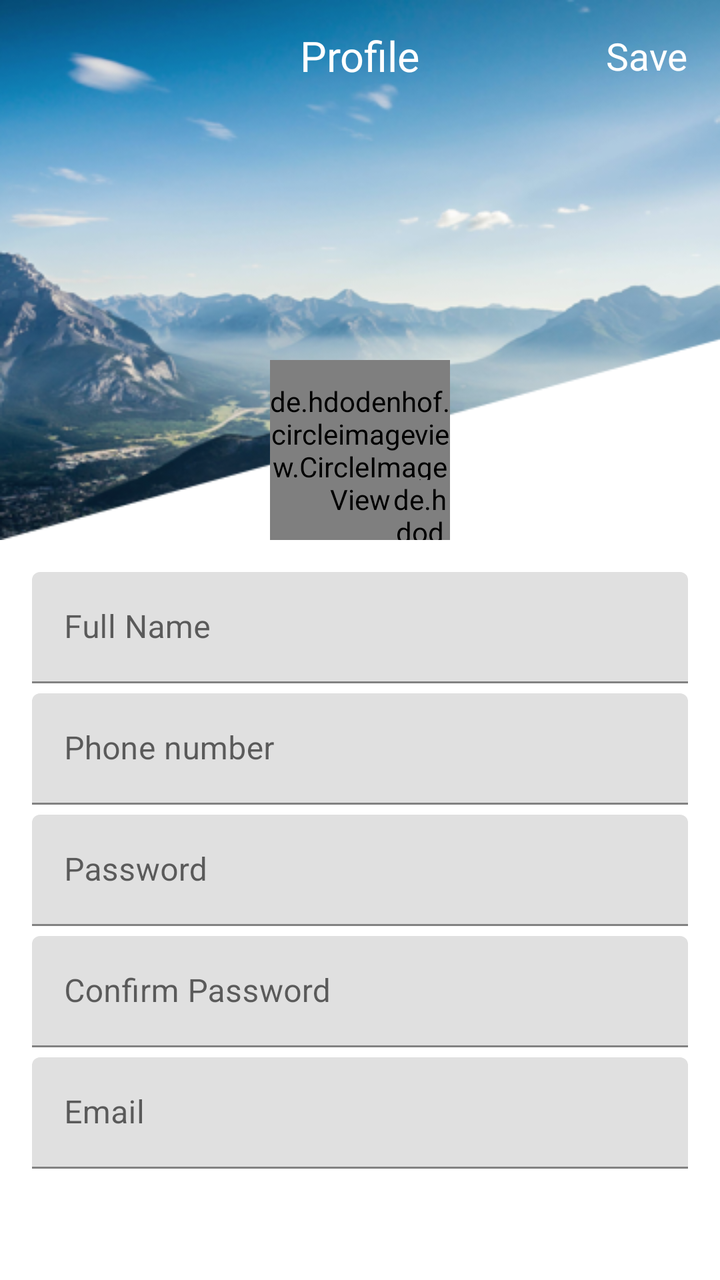
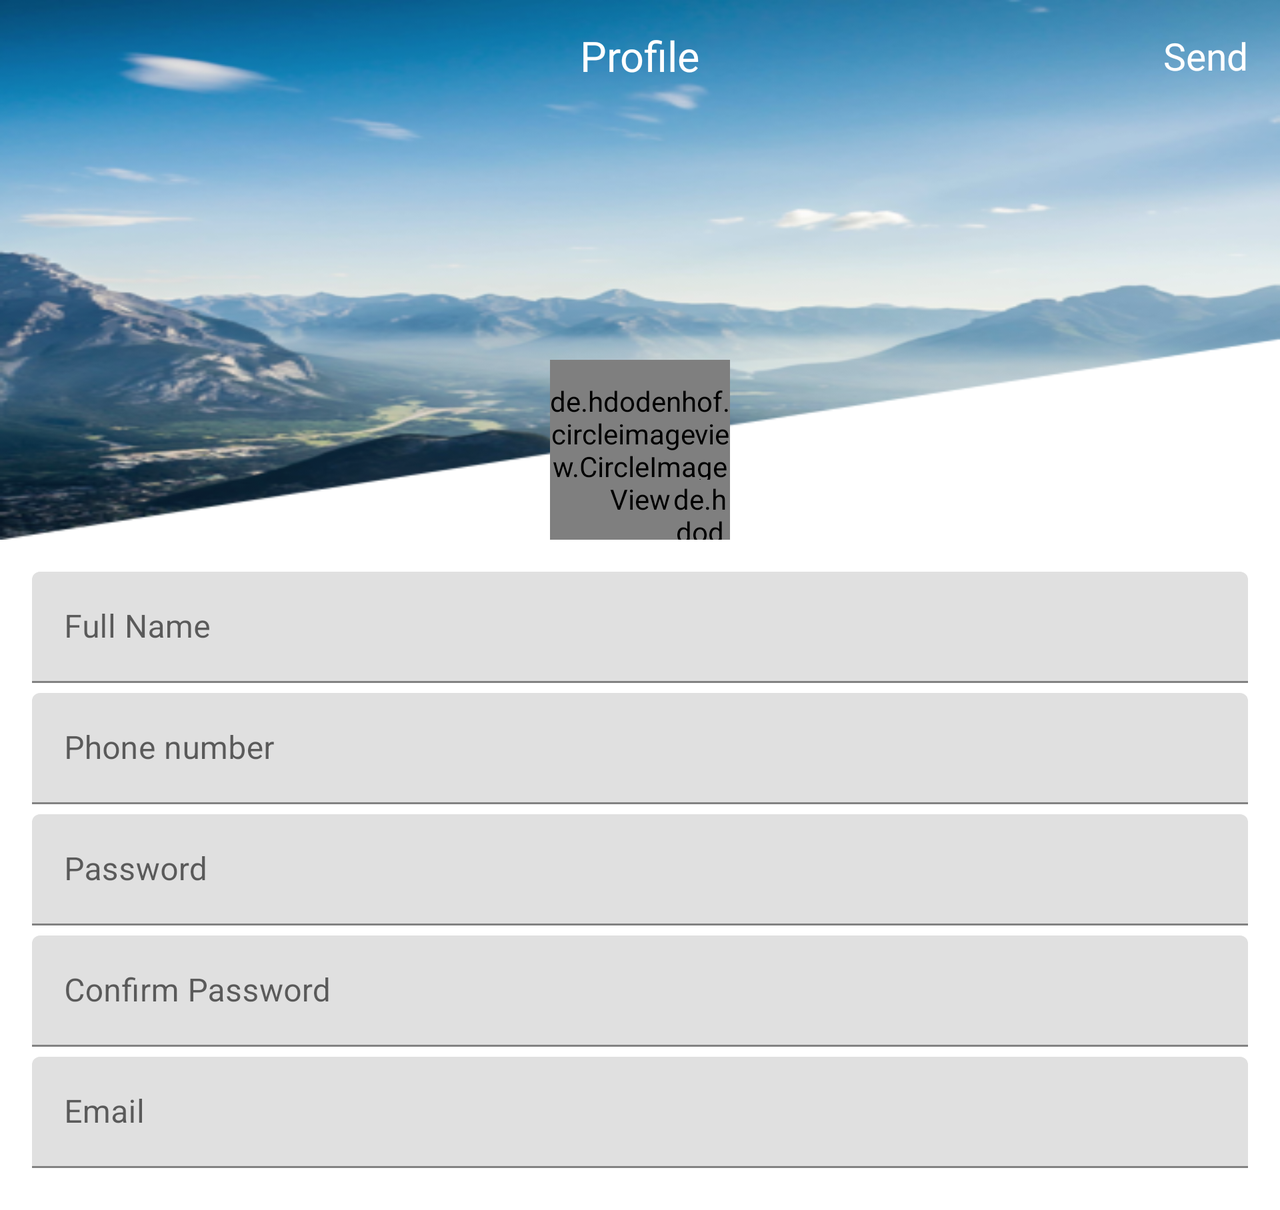

Two renders of one Android screen. The first uses the default layout on a phone; the second uses the alternative layout the repository ships for a different screen configuration, on a matching device. The two XML files are below.
<!-- AndroidManifest.xml: fallback theme Theme.MaterialComponents.DayNight.NoActionBar -->
<!-- res/layout/activity_setting_profile.xml -->
<?xml version="1.0" encoding="utf-8"?>
<RelativeLayout
    xmlns:android="http://schemas.android.com/apk/res/android"
    xmlns:tools="http://schemas.android.com/tools"
    xmlns:app="http://schemas.android.com/apk/res-auto"
    tools:context="ohgo.vptech.smarttraffic.main.SettingProfile"
    android:layout_width="match_parent"
    android:layout_height="match_parent"
    >
    <FrameLayout
        android:layout_width="match_parent"
        android:layout_height="270dp"
        android:id="@+id/wrapp_avatar"
        android:background="@drawable/background_profile"
        >
        <android.support.v7.widget.Toolbar
            android:id="@+id/toolbar"
            android:layout_width="match_parent"
            android:layout_height="?attr/actionBarSize"
            app:theme="@style/Theme.MyTheme"
            >
            <TextView
                android:layout_width="wrap_content"
                android:layout_height="wrap_content"
                android:text="Profile"
                android:layout_gravity="center_horizontal"
                android:textSize="21sp"
                android:textColor="#fff"
                />
            <TextView
                android:layout_width="wrap_content"
                android:layout_height="wrap_content"
                android:text="@string/save"
                android:textColor="#fff"
                android:textSize="19sp"
                android:id="@+id/send"
                android:layout_marginRight="16dp"
                android:layout_gravity="right"
                />
        </android.support.v7.widget.Toolbar>
        <FrameLayout
            android:layout_width="wrap_content"
            android:layout_height="wrap_content"
            android:layout_gravity="center|bottom"
            >
            <de.hdodenhof.circleimageview.CircleImageView
                android:layout_width="90dp"
                android:layout_height="90dp"
                android:id="@+id/img_avatar"
                android:transitionName="profile"
                />
            <de.hdodenhof.circleimageview.CircleImageView
                android:layout_width="30dp"
                android:layout_height="30dp"
                android:id="@+id/btn_upload_avatar"
                android:src="@drawable/upload_picture"
                android:layout_gravity="bottom|right"
                />
        </FrameLayout>

    </FrameLayout>

    <LinearLayout
        android:layout_width="match_parent"
        android:layout_height="wrap_content"
        android:layout_below="@+id/wrapp_avatar"
        android:orientation="vertical"
        android:padding="@dimen/activity_horizontal_margin"
        android:focusableInTouchMode="true"
        >
        <android.support.design.widget.TextInputLayout
            android:theme="@style/TextLabel"
            style="@style/signin_signup_input_layout"
            >
            <EditText
                android:id="@+id/input_user_name"
                style="@style/sign_in_up_entry_text"
                android:hint="@string/reg_hint_first_name"
                />
        </android.support.design.widget.TextInputLayout>

        <android.support.design.widget.TextInputLayout
            android:theme="@style/TextLabel"
            style="@style/signin_signup_input_layout"
            >
            <EditText
                android:id="@+id/input_phone"
                style="@style/sign_in_up_entry_text"
                android:inputType="number"
                android:hint="Phone number"
                />
        </android.support.design.widget.TextInputLayout>

        <android.support.design.widget.TextInputLayout
            android:theme="@style/TextLabel"
            style="@style/signin_signup_input_layout"
            >
            <EditText
                android:id="@+id/input_password"
                style="@style/sign_in_up_entry_text"
                android:inputType="textPassword"
                android:hint="@string/reg_hint_password"
                />
        </android.support.design.widget.TextInputLayout>

        <android.support.design.widget.TextInputLayout
            android:theme="@style/TextLabel"
            style="@style/signin_signup_input_layout"
            >
            <EditText
                android:id="@+id/input_confirm_passwordd"
                style="@style/sign_in_up_entry_text"
                android:inputType="textPassword"
                android:hint="@string/reg_hint_confirm_pass"
                />
        </android.support.design.widget.TextInputLayout>
        <android.support.design.widget.TextInputLayout
            android:theme="@style/TextLabel"
            style="@style/signin_signup_input_layout"
            >
            <EditText
                android:id="@+id/input_email"
                android:focusable="false"
                style="@style/sign_in_up_entry_text"
                android:inputType="textEmailAddress"
                android:hint="Email"
                />
        </android.support.design.widget.TextInputLayout>
    </LinearLayout>
</RelativeLayout>
<!-- resources referenced by this layout -->
<resources>
  <dimen name="activity_horizontal_margin">16dp</dimen>
  <!-- drawable background_profile: png bitmap (drawable, 142869 bytes) -->
  <!-- drawable upload_picture: png bitmap (drawable-hdpi, 1875 bytes) -->
  <string name="reg_hint_confirm_pass">Confirm Password</string>
  <string name="reg_hint_first_name">Full Name</string>
  <string name="reg_hint_password">Password</string>
  <string name="save">Save</string>
  <style name="TextLabel">
          
          
          <item name="colorControlNormal">#ddd</item>
      </style>
  <!-- from res/values-v21/ -->
  <style name="Theme.MyTheme" parent="Theme.AppCompat.Light.NoActionBar">
          <item name="colorControlNormal">@color/white</item>
          <item name="android:windowActionBar">false</item>
          <item name="android:windowNoTitle">true</item>
          <item name="android:textColorPrimary">@color/white</item>
          <item name="android:textSize">18sp</item>
      </style>
  <style name="sign_in_up_entry_text">
          <item name="android:layout_width">match_parent</item>
          <item name="android:layout_height">wrap_content</item>
          <item name="android:drawablePadding">10dp</item>
          <item name="android:maxLines">1</item>
      </style>
  <style name="signin_signup_input_layout">
          <item name="android:layout_width">match_parent</item>
          <item name="android:layout_height">wrap_content</item>
          <item name="android:paddingBottom">5dp</item>
      </style>
  <color name="white">#fff</color>
</resources>
<!-- res/layout-land/activity_setting_profile.xml (the repository's variant of the layout above) -->
<!-- drawn on the phone turned sideways -->
<?xml version="1.0" encoding="utf-8"?>
<ScrollView
    xmlns:android="http://schemas.android.com/apk/res/android"
    xmlns:tools="http://schemas.android.com/tools"
    xmlns:app="http://schemas.android.com/apk/res-auto"
    tools:context="ohgo.vptech.smarttraffic.main.SettingProfile"
    android:layout_width="match_parent"
    android:layout_height="match_parent"
    >
    <RelativeLayout
        android:layout_width="match_parent"
        android:layout_height="match_parent"
        >
        <FrameLayout
            android:layout_width="match_parent"
            android:layout_height="270dp"
            android:id="@+id/wrapp_avatar"
            android:background="@drawable/background_profile"
            >
            <android.support.v7.widget.Toolbar
                android:id="@+id/toolbar"
                android:layout_width="match_parent"
                android:layout_height="?attr/actionBarSize"
                app:theme="@style/Theme.MyTheme"
                >
                <TextView
                    android:layout_width="wrap_content"
                    android:layout_height="wrap_content"
                    android:text="Profile"
                    android:layout_gravity="center_horizontal"
                    android:textSize="21sp"
                    android:textColor="#fff"
                    />
                <TextView
                    android:layout_width="wrap_content"
                    android:layout_height="wrap_content"
                    android:text="@string/send"
                    android:textColor="#fff"
                    android:textSize="19sp"
                    android:id="@+id/send"
                    android:layout_marginRight="16dp"
                    android:layout_gravity="right"
                    />
            </android.support.v7.widget.Toolbar>
            <FrameLayout
                android:layout_width="wrap_content"
                android:layout_height="wrap_content"
                android:layout_gravity="center|bottom"
                >
                <de.hdodenhof.circleimageview.CircleImageView
                    android:layout_width="90dp"
                    android:layout_height="90dp"
                    android:id="@+id/img_avatar"
                    android:transitionName="profile"
                    />
                <de.hdodenhof.circleimageview.CircleImageView
                    android:layout_width="30dp"
                    android:layout_height="30dp"
                    android:id="@+id/btn_upload_avatar"
                    android:src="@drawable/upload_picture"
                    android:layout_gravity="bottom|right"
                    />
            </FrameLayout>

        </FrameLayout>

        <LinearLayout
            android:layout_width="match_parent"
            android:layout_height="wrap_content"
            android:layout_below="@+id/wrapp_avatar"
            android:orientation="vertical"
            android:padding="@dimen/activity_horizontal_margin"
            android:focusableInTouchMode="true"
            >
            <android.support.design.widget.TextInputLayout
                android:theme="@style/TextLabel"
                style="@style/signin_signup_input_layout"
                >
                <EditText
                    android:id="@+id/input_user_name"
                    style="@style/sign_in_up_entry_text"
                    android:hint="@string/reg_hint_first_name"
                    />
            </android.support.design.widget.TextInputLayout>

            <android.support.design.widget.TextInputLayout
                android:theme="@style/TextLabel"
                style="@style/signin_signup_input_layout"
                >
                <EditText
                    android:id="@+id/input_phone"
                    style="@style/sign_in_up_entry_text"
                    android:inputType="number"
                    android:hint="Phone number"
                    />
            </android.support.design.widget.TextInputLayout>

            <android.support.design.widget.TextInputLayout
                android:theme="@style/TextLabel"
                style="@style/signin_signup_input_layout"
                >
                <EditText
                    android:id="@+id/input_password"
                    style="@style/sign_in_up_entry_text"
                    android:inputType="textPassword"
                    android:hint="@string/reg_hint_password"
                    />
            </android.support.design.widget.TextInputLayout>

            <android.support.design.widget.TextInputLayout
                android:theme="@style/TextLabel"
                style="@style/signin_signup_input_layout"
                >
                <EditText
                    android:id="@+id/input_confirm_passwordd"
                    style="@style/sign_in_up_entry_text"
                    android:inputType="textPassword"
                    android:hint="@string/reg_hint_confirm_pass"
                    />
            </android.support.design.widget.TextInputLayout>
            <android.support.design.widget.TextInputLayout
                android:theme="@style/TextLabel"
                style="@style/signin_signup_input_layout"
                >
                <EditText
                    android:id="@+id/input_email"
                    android:focusable="false"
                    style="@style/sign_in_up_entry_text"
                    android:inputType="textEmailAddress"
                    android:hint="Email"
                    />
            </android.support.design.widget.TextInputLayout>
        </LinearLayout>
    </RelativeLayout>
</ScrollView>
<!-- resources referenced by the variant -->
<!-- as the phone turned sideways resolves them -->
<resources>
  <dimen name="activity_horizontal_margin">16dp</dimen>
  <!-- drawable background_profile: png bitmap (drawable, 142869 bytes) -->
  <!-- drawable upload_picture: png bitmap (drawable-hdpi, 1875 bytes) -->
  <string name="reg_hint_confirm_pass">Confirm Password</string>
  <string name="reg_hint_first_name">Full Name</string>
  <string name="reg_hint_password">Password</string>
  <string name="send">Send</string>
  <style name="TextLabel">
          
          
          <item name="colorControlNormal">#ddd</item>
      </style>
  <!-- from res/values-v21/ -->
  <style name="Theme.MyTheme" parent="Theme.AppCompat.Light.NoActionBar">
          <item name="colorControlNormal">@color/white</item>
          <item name="android:windowActionBar">false</item>
          <item name="android:windowNoTitle">true</item>
          <item name="android:textColorPrimary">@color/white</item>
          <item name="android:textSize">18sp</item>
      </style>
  <style name="sign_in_up_entry_text">
          <item name="android:layout_width">match_parent</item>
          <item name="android:layout_height">wrap_content</item>
          <item name="android:drawablePadding">10dp</item>
          <item name="android:maxLines">1</item>
      </style>
  <style name="signin_signup_input_layout">
          <item name="android:layout_width">match_parent</item>
          <item name="android:layout_height">wrap_content</item>
          <item name="android:paddingBottom">5dp</item>
      </style>
  <color name="white">#fff</color>
</resources>
